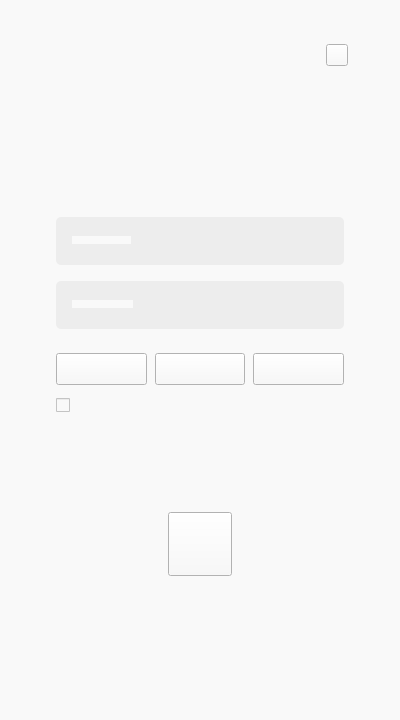
<?xml version="1.0" encoding="UTF-8"?>
<ui version="4.0">
 <class>Form</class>
 <widget class="QWidget" name="Form">
  <property name="geometry">
   <rect>
    <x>0</x>
    <y>0</y>
    <width>400</width>
    <height>720</height>
   </rect>
  </property>
  <property name="windowTitle">
   <string>Widget</string>
  </property>
  <property name="windowOpacity">
   <double>1.000000000000000</double>
  </property>
  <property name="styleSheet">
   <string notr="true">background-color: rgb(249, 249, 249);</string>
  </property>
  <widget class="QLineEdit" name="username_line_edit">
   <property name="geometry">
    <rect>
     <x>56</x>
     <y>217</y>
     <width>288</width>
     <height>48</height>
    </rect>
   </property>
   <property name="styleSheet">
    <string notr="true">QLineEdit {
	border-radius: 5px;
	color: rgb(51, 51, 51);
	font: 75 8pt &quot;Microsoft YaHei&quot;;
	background-color: rgb(237, 237, 237);
	padding:0px 12px;
}
QLineEdit::hover {
	background-color: rgb(231, 231, 231);
}
QLineEdit::focus {
	border: 2px solid rgb(51, 51, 51);
	background-color: rgb(249, 249, 249);
}</string>
   </property>
  </widget>
  <widget class="QLineEdit" name="password_line_edit">
   <property name="geometry">
    <rect>
     <x>56</x>
     <y>281</y>
     <width>288</width>
     <height>48</height>
    </rect>
   </property>
   <property name="styleSheet">
    <string notr="true">QLineEdit {
	border-radius: 5px;
	color: rgb(51, 51, 51);
	font: 75 8pt &quot;Microsoft YaHei&quot;;
	background-color: rgb(237, 237, 237);
	padding:0px 12px;
}
QLineEdit::hover {
	background-color: rgb(231, 231, 231);
}
QLineEdit::focus {
	border: 2px solid rgb(51, 51, 51);
	background-color: rgb(249, 249, 249);
}</string>
   </property>
   <property name="echoMode">
    <enum>QLineEdit::Password</enum>
   </property>
  </widget>
  <widget class="QLabel" name="sign_in_label">
   <property name="geometry">
    <rect>
     <x>160</x>
     <y>159</y>
     <width>80</width>
     <height>33</height>
    </rect>
   </property>
   <property name="styleSheet">
    <string notr="true">border-image: url(:/resources/resources/Sign_in.png);</string>
   </property>
   <property name="text">
    <string/>
   </property>
  </widget>
  <widget class="QPushButton" name="facebook_button">
   <property name="geometry">
    <rect>
     <x>56</x>
     <y>353</y>
     <width>91</width>
     <height>32</height>
    </rect>
   </property>
   <property name="styleSheet">
    <string notr="true">QPushButton {
	border-image: url(:/resources/resources/Facebook.png);
}
QPushButton::hover {
	border-image: url(:/resources/resources/Facebook_hovered.png);
}</string>
   </property>
   <property name="text">
    <string/>
   </property>
  </widget>
  <widget class="QPushButton" name="google_button">
   <property name="geometry">
    <rect>
     <x>155</x>
     <y>353</y>
     <width>90</width>
     <height>32</height>
    </rect>
   </property>
   <property name="styleSheet">
    <string notr="true">QPushButton {
	border-image: url(:/resources/resources/Google.png);
}
QPushButton::hover {
	border-image: url(:/resources/resources/Google_hovered.png);
}</string>
   </property>
   <property name="text">
    <string/>
   </property>
  </widget>
  <widget class="QPushButton" name="apple_button">
   <property name="geometry">
    <rect>
     <x>253</x>
     <y>353</y>
     <width>91</width>
     <height>32</height>
    </rect>
   </property>
   <property name="styleSheet">
    <string notr="true">QPushButton {
	border-image: url(:/resources/resources/Apple.png);
}
QPushButton::hover {
	border-image: url(:/resources/resources/Apple_hovered.png);
}</string>
   </property>
   <property name="text">
    <string/>
   </property>
  </widget>
  <widget class="QPushButton" name="help_tooltip">
   <property name="geometry">
    <rect>
     <x>326</x>
     <y>44</y>
     <width>22</width>
     <height>22</height>
    </rect>
   </property>
   <property name="styleSheet">
    <string notr="true">border-image: url(:/resources/resources/Help2.png);</string>
   </property>
   <property name="text">
    <string/>
   </property>
  </widget>
  <widget class="QCheckBox" name="stay_signed_in_checkbox">
   <property name="geometry">
    <rect>
     <x>56</x>
     <y>395</y>
     <width>17</width>
     <height>21</height>
    </rect>
   </property>
   <property name="styleSheet">
    <string notr="true">QCheckBox::indicator:unchecked {
	border-image: url(:/resources/resources/Checkbox_unchecked.png);
}
QCheckBox::indicator:unchecked:hover {
	border-image: url(:/resources/resources/Checkbox_unchecked_hovered.png);
}
QCheckBox::indicator:checked {
	border-image: url(:/resources/resources/Checkbox_checked.png);
}
QCheckBox::indicator:checked:hover {
	border-image: url(:/resources/resources/Checkbox_checked_hovered.png);
}</string>
   </property>
   <property name="text">
    <string/>
   </property>
  </widget>
  <widget class="QPushButton" name="login_button">
   <property name="geometry">
    <rect>
     <x>168</x>
     <y>512</y>
     <width>64</width>
     <height>64</height>
    </rect>
   </property>
   <property name="styleSheet">
    <string notr="true">QPushButton {
	border-image: url(:/resources/resources/Login_button.png);
}
QPushButton::hover {
	border-image: url(:/resources/resources/Login_button_hovered.png);
}</string>
   </property>
   <property name="text">
    <string/>
   </property>
  </widget>
  <widget class="QLabel" name="version_label">
   <property name="geometry">
    <rect>
     <x>298</x>
     <y>657</y>
     <width>48</width>
     <height>18</height>
    </rect>
   </property>
   <property name="styleSheet">
    <string notr="true">QLabel {
	border-image: url(:/resources/resources/version_label.png);
}
QLabel::hover {
	border-image: url(:/resources/resources/version_label_hovered.png);
}</string>
   </property>
   <property name="text">
    <string/>
   </property>
  </widget>
  <widget class="QLabel" name="label_1">
   <property name="geometry">
    <rect>
     <x>156</x>
     <y>637</y>
     <width>88</width>
     <height>18</height>
    </rect>
   </property>
   <property name="styleSheet">
    <string notr="true">QLabel {
	border-image: url(:/resources/resources/Label_1.png);
}
QLabel::hover {
	border-image: url(:/resources/resources/Label_1_hovered.png);
}</string>
   </property>
   <property name="text">
    <string/>
   </property>
  </widget>
  <widget class="QLabel" name="label_2">
   <property name="geometry">
    <rect>
     <x>149</x>
     <y>654</y>
     <width>102</width>
     <height>18</height>
    </rect>
   </property>
   <property name="styleSheet">
    <string notr="true">QLabel {
	border-image: url(:/resources/resources/Label_2.png);
}
QLabel::hover {
	border-image: url(:/resources/resources/Label_2_hovered.png);
}</string>
   </property>
   <property name="text">
    <string/>
   </property>
  </widget>
  <widget class="QLabel" name="checkbox_label">
   <property name="geometry">
    <rect>
     <x>77</x>
     <y>395</y>
     <width>94</width>
     <height>22</height>
    </rect>
   </property>
   <property name="styleSheet">
    <string notr="true">QLabel {
	border-image: url(:/resources/resources/Checkbox_label.png);
}
QLabel::hover {
	border-image: url(:/resources/resources/Checkbox_label_hovered.png);
}</string>
   </property>
   <property name="text">
    <string/>
   </property>
  </widget>
  <widget class="QLabel" name="username_label">
   <property name="geometry">
    <rect>
     <x>72</x>
     <y>236</y>
     <width>59</width>
     <height>8</height>
    </rect>
   </property>
   <property name="styleSheet">
    <string notr="true">border-image: url(:/resources/resources/Username_label.png);</string>
   </property>
   <property name="text">
    <string/>
   </property>
  </widget>
  <widget class="QLabel" name="password_label">
   <property name="geometry">
    <rect>
     <x>72</x>
     <y>300</y>
     <width>61</width>
     <height>8</height>
    </rect>
   </property>
   <property name="styleSheet">
    <string notr="true">border-image: url(:/resources/resources/Password_label.png);</string>
   </property>
   <property name="text">
    <string/>
   </property>
  </widget>
  <widget class="QLabel" name="valorant_logo">
   <property name="geometry">
    <rect>
     <x>168</x>
     <y>51</y>
     <width>66</width>
     <height>61</height>
    </rect>
   </property>
   <property name="styleSheet">
    <string notr="true">border-image: url(:/resources/resources/VALORANT.png);</string>
   </property>
   <property name="text">
    <string/>
   </property>
  </widget>
 </widget>
 <tabstops>
  <tabstop>help_tooltip</tabstop>
  <tabstop>username_line_edit</tabstop>
  <tabstop>password_line_edit</tabstop>
  <tabstop>facebook_button</tabstop>
  <tabstop>google_button</tabstop>
  <tabstop>apple_button</tabstop>
  <tabstop>stay_signed_in_checkbox</tabstop>
  <tabstop>login_button</tabstop>
 </tabstops>
 <resources>
  <include location="Widget_Resources.qrc"/>
 </resources>
 <connections/>
</ui>
